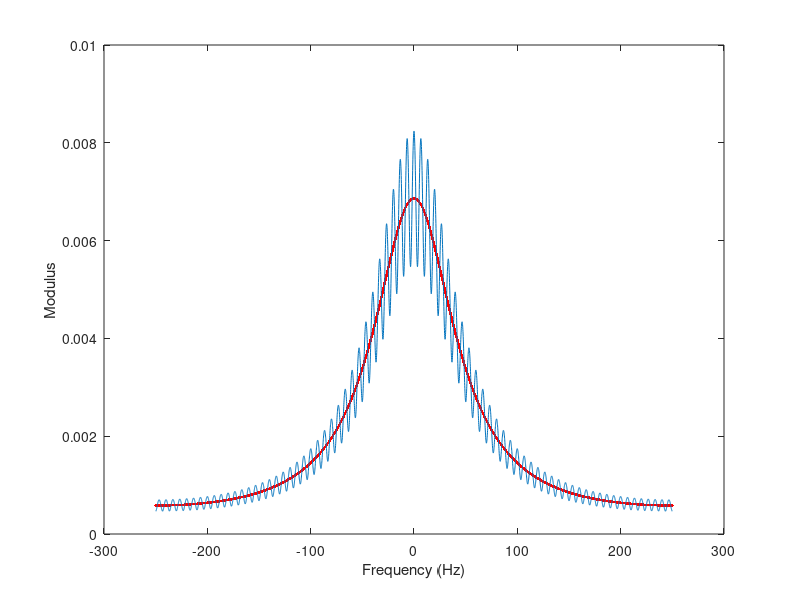

Recreate this plot in MATLAB.
clear all; clc; close all;
fs = 500;
t=-5:1/fs:5;

lambda = 300;
t0 = 0.15;
a = 0.2;

x=exp(-lambda*abs(t));
y = x + a*exp(-lambda*abs(t-t0));

X=fft(x);
Y=fft(y);

N = length(x);
fp = 0:fs/N:fs/2;
fn = -fs/N:-fs/N:-fs/2;
f = [fliplr(fn) fp];

plot(f, fftshift(abs(X)/fs), 'r.')
xlabel("Frequency (Hz)")
ylabel("Modulus")

hold on

plot(f, fftshift(abs(Y)/fs))
hold off
